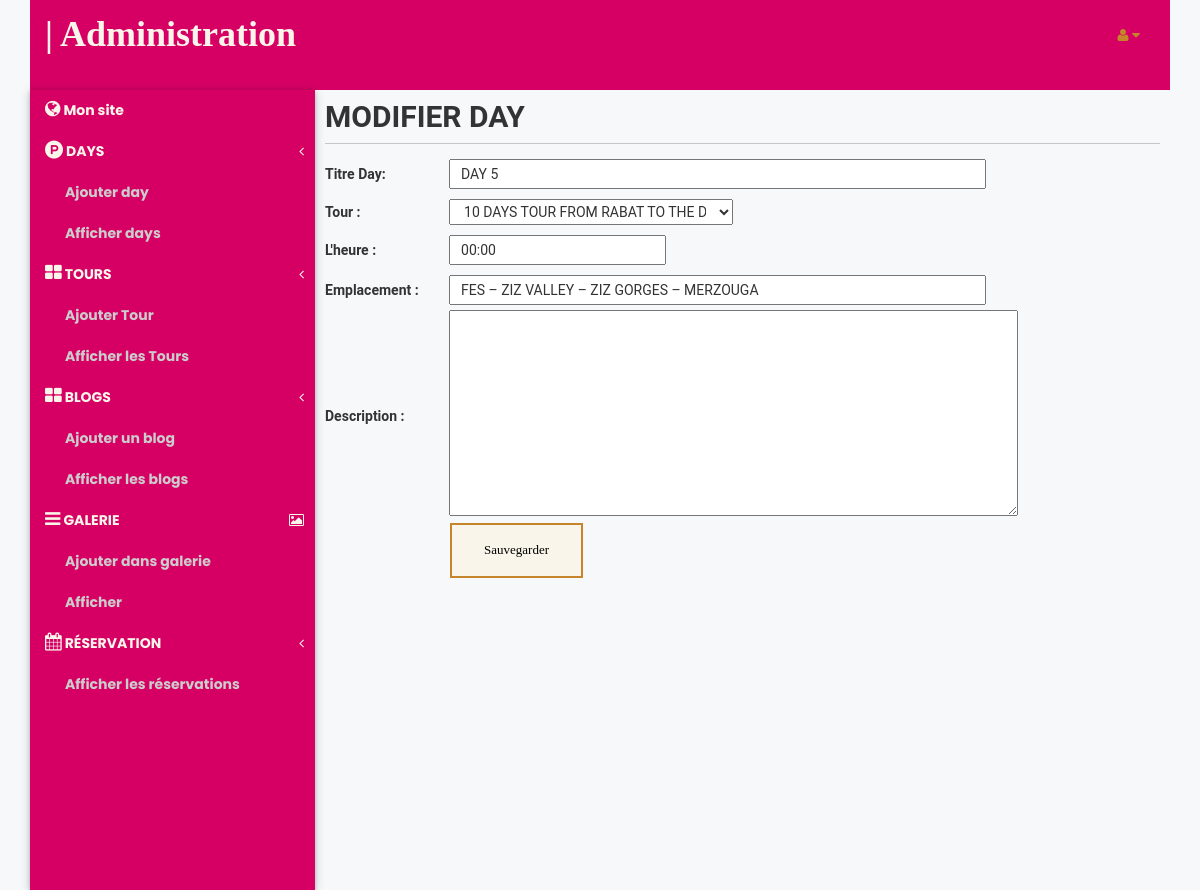
Page /Admin/AdminPanel.php?action=edit_pro&IdDay=21 on the committed database.
### tables this page shows
CREATE TABLE IF NOT EXISTS `day` (
  `IdDay` int(11) NOT NULL AUTO_INCREMENT,
  `IdTour` int(11) NOT NULL,
  `TitreDay` text NOT NULL,
  `TimeDay` text NOT NULL,
  `EmpDay` text NOT NULL,
  `DescriptionDay` text NOT NULL,
  PRIMARY KEY (`IdDay`),
  KEY `FK_ID_tourDay` (`IdTour`)
);

### Admin/includes/edit_product.php (the view, shortened to what this page needs)
<!DOCTYPE html>
<html>
<head>
</head>
<body>
<?php
$edit_product = mysqli_query($con,"select * from day where IdDay='$_GET[IdDay]' ");
$fetch_edit = mysqli_fetch_array($edit_product);
?>
    <div class="form_box">
	 <form action="" method="post" enctype="multipart/form-data">
	   <table align="center" width="100%">
		 <tr>
		   <td colspan="7">
		   <h2>MODIFIER DAY</h2>
		   <div class="border_bottom"></div>
		   </td>
		 </tr>
		 <tr >
		   <td><b>Titre Day:</b></td>
		   <td><input type="text" name="TitreDay" value="<?php echo $fetch_edit['TitreDay'];  ?>" size="60" required/></td>
		 </tr>
		 <tr  >
		   <td><b>Tour :</b></td>
		   <td>
		    <select name="IdTour">
			  <?php
			  $get_cats ="select * from tour";
		$run_cats = mysqli_query($con, $get_cats);
		while($row_cats=mysqli_fetch_array($run_cats)){
		    $IdTour = $row_cats['IdTour'];
			$TitreTour = $row_cats['TitreTour'];
			if($fetch_edit['IdTour'] == $IdTour){
			echo "<option value='$fetch_edit[IdTour]' selected>$TitreTour</option>";
			}else{
			echo "<option value='$IdTour'>$TitreTour</option>";
			}
		}
			  ?>
			</select>
		   </td>
		 </tr>
		<tr  >
		  <td><b>L'heure : </b></td>
		  <td><input type="text" name="TimeDay" value="<?php echo $fetch_edit['TimeDay']; ?>" required/></td>
		</tr>
		<tr  >
		  <td><b>Emplacement : </b></td>
		  <td><input type="text" name="EmpDay" value="<?php echo $fetch_edit['EmpDay']; ?>" size="60" required/></td>
		</tr>
		<tr  >
		  <td><b>Description : </b></td>
		  <td><textarea type="text" name="DescriptionDay" value="<?php echo $fetch_edit['DescriptionDay']; ?>" rows="10" required></textarea></td>
		</tr>
		<tr>
		   <td></td>
		   <td colspan="7"><button class="button button1" type="submit" name="edit_product" style="font-family:'Great Vibes', cursive;";>Sauvegarder</button></td>
		</tr>
	   </table>
	 </form>
  </div>
</body>
</html>

### Admin/styles/desktop.css (style rules this page uses)
html, body, div, span, applet, object, iframe, h1, h2, h3, h4, h5, h6, p, blockquote, pre, a, abbr, acronym, address, big, cite, code, del, dfn, em, img, ins, kbd, q, s, samp, small, strike, strong, sub, sup, tt, var, b, u, i, center, dl, dt, dd, ol, ul, li, fieldset, form, label, legend, table, caption, tbody, tfoot, thead, tr, th, td, article, aside, canvas, details, embed, figure, figcaption, footer, header, hgroup, menu, nav, output, ruby, section, summary, time, mark, audio, video { margin: 0; padding: 0; border: 0; }
body { font-family: 'Poppins', sans-serif; }
.border_bottom { border-bottom: 0.01px solid rgba(0, 0, 0, 0.2); margin: 10px 0; }
.form_box input[type=text] { padding: 3px 10px; margin: 5px 0; }
.form_box select { width: 40%; padding: 3px 10px; margin: 5px 0; }
.form_box textarea { width: 80%; }

### Admin/includes/edit_product.php (style rules this page uses)
.button { border: none; color: white; padding: 16px 32px; text-align: center; text-decoration: none; display: inline-block; font-size: 13px; margin: 2px 1px; transition-duration: 0.4s; cursor: pointer; }
.button1 { background-color: #faf5ea; color: black; border: 2px solid #c6852b; }

### rows in the picture
day: TitreDay "DAY 5", TimeDay "00:00", EmpDay "FES – ZIZ VALLEY – ZIZ GORGES – MERZOUGA"

### other values in the picture
form field IdTour "10 DAYS TOUR FROM RABAT TO THE DESERT AND OISIS"
